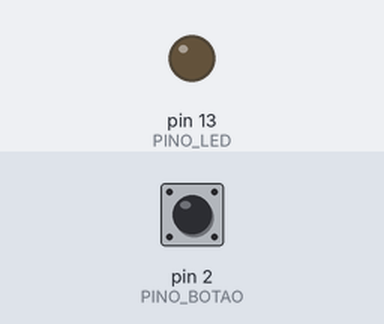
This sketch was run on a simulated Arduino Uno, built with avr-gcc and run on an emulated ATmega328P. On the bench: output pins drawn as LEDs (lit = HIGH). The inputs (shaded band) are chosen by the test bench; at power-on: pin 2 (PINO_BOTAO) LOW.

Above: at 1.2 s.
1.3 s: pin 2 (PINO_BOTAO) pulled HIGH for 0.15 s
At 1.37 s:
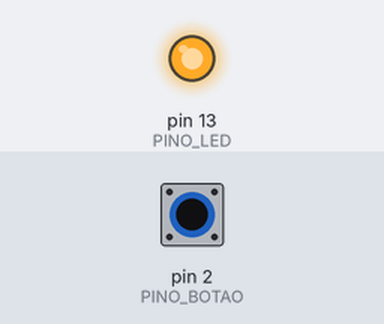
2.9 s: pin 2 (PINO_BOTAO) pulled HIGH for 3.2 s
At 6.8 s:
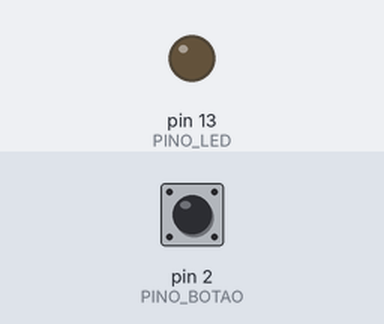
Timing chart, 0 to 8.3 s (numbered marks = the images above; inputs shaded):
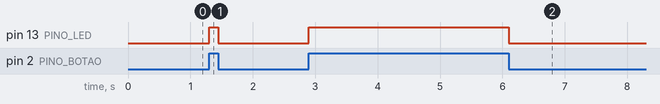

Measured:
- after the input at 1.3 s, pin 13 (PINO_LED): LOW → HIGH at once, → LOW 0.15 s later
- after the input at 2.9 s, pin 13 (PINO_LED): LOW → HIGH at once, → LOW 3.2 s later

The sketch:

Controle_Basico.ino
```cpp
/*
 * Exemplo: Controle de LED com Botão (Push Button)
 * Autor: Deividson Luiz Okopnik
 * Placa: Arduino Uno
 *
 * Descrição:
 * Este código demonstra a leitura digital de um botão (Push Button) para acender e apagar um LED.
 * O LED acende enquanto o botão estiver pressionado.
 *
 * Componentes Necessários:
 * - 1x Arduino Uno
 * - 1x Botão (Push Button)
 * - 1x LED (qualquer cor)
 * - 1x Resistor de 10k Ohm (Pull-down para o botão)
 * - 1x Resistor de 220 Ohm (para o LED)
 * - Jumpers
 *
 * Instruções de Ligação (Wiring):
 * 1. Circuito do Botão (Configuração Pull-down):
 *    a. Um terminal do Botão -> Pino 5V do Arduino.
 *    b. O terminal diagonalmente oposto do Botão -> Pino Digital 2 do Arduino.
 *    c. O mesmo terminal conectado ao Pino 2 -> Resistor de 10k Ohm -> Pino GND do Arduino.
 * 2. Circuito do LED:
 *    a. Ânodo (perna mais longa) do LED -> Resistor de 220 Ohm -> Pino Digital 13 do Arduino.
 *    b. Catodo (perna mais curta) do LED -> Pino GND do Arduino.
 *
 * Observações:
 * A configuração Pull-down garante que o pino digital 2 leia LOW quando o botão não estiver pressionado
 * e HIGH quando estiver pressionado.
 */

// Definição dos pinos
#define PINO_BOTAO 2
#define PINO_LED 13

void setup() {
  // Configura o pino do botão como entrada
  pinMode(PINO_BOTAO, INPUT);
  // Configura o pino do LED como saída
  pinMode(PINO_LED, OUTPUT);
}

void loop() {
  // Lê o estado do botão
  int estadoBotao = digitalRead(PINO_BOTAO);

  // Verifica se o botão está pressionado (HIGH)
  if (estadoBotao == HIGH) {
    digitalWrite(PINO_LED, HIGH); // Acende o LED
  } else {
    digitalWrite(PINO_LED, LOW);  // Apaga o LED
  }
}
```
